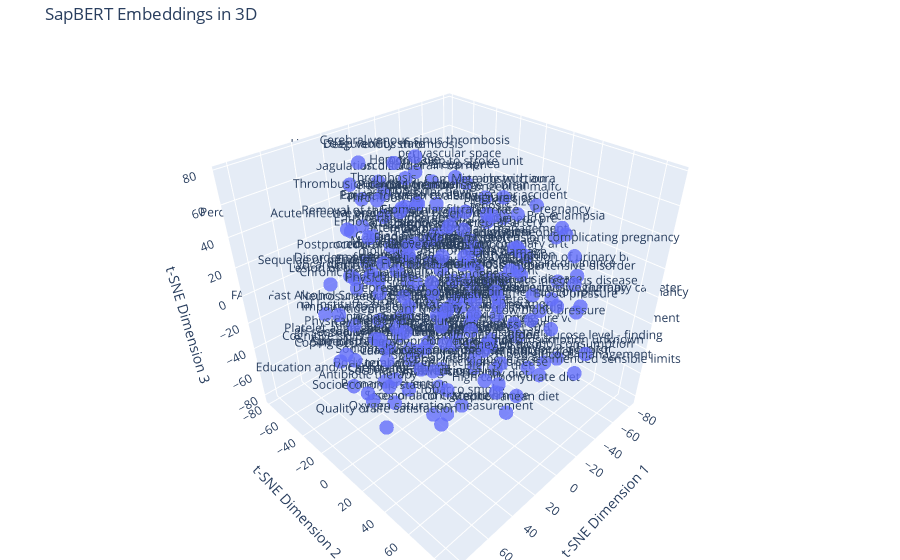

The notebook cell saved with this chart:
### Code cell
from hierarchy_functions import graph_reduced_in_3d

graph_reduced_in_3d(embedding_matrix, embedding_names, title='SapBERT Embeddings in 3D')

### Figure 1 — Plotly figure (JSON) as saved in the notebook; plotly's stock layout.template omitted (floating-point values rounded to 4 significant figures; data arrays with more than 128 entries replaced by an {"elided": "..."} marker saying what was removed)
{"data": [{"marker": {"opacity": 0.8, "size": 5}, "mode": "markers+text", "text": {"elided": "188 str values"}, "textposition": "top center", "type": "scatter3d", "x": {"elided": "188 float values"}, "y": {"elided": "188 float values"}, "z": {"elided": "188 float values"}}], "layout": {"margin": {"b": 0, "l": 0, "r": 0, "t": 40}, "scene": {"xaxis": {"title": {"text": "t-SNE Dimension 1"}}, "yaxis": {"title": {"text": "t-SNE Dimension 2"}}, "zaxis": {"title": {"text": "t-SNE Dimension 3"}}}, "title": {"text": "SapBERT Embeddings in 3D"}}}
